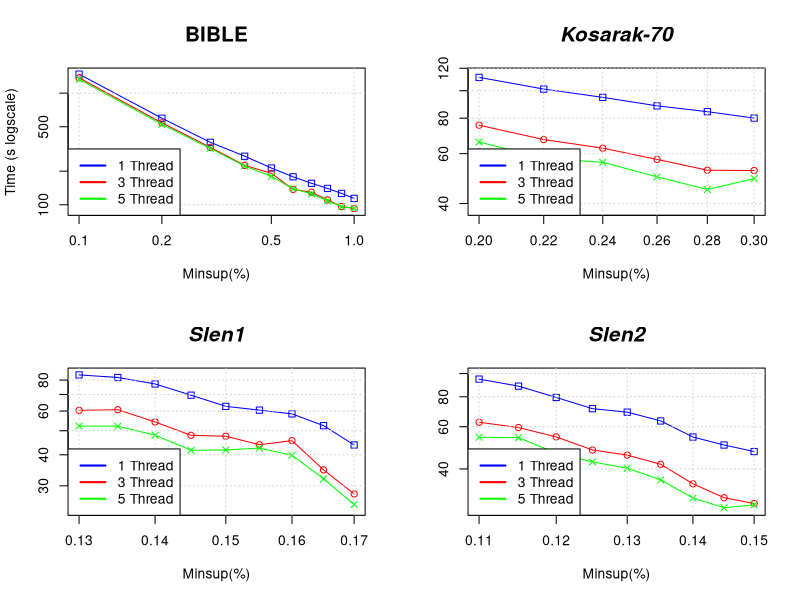

This figure's R source:

#png(file="mygraphic.png",width=1259,height=756)
par(mfrow=c(2,2))
# 300 partitions everywhere (except PPIC, of course)

#BIBLE 
#DATA
x <- rev(c(0.001, 0.002, 0.003, 0.004, 0.005, 0.006, 0.007, 0.008, 0.009, 0.01)*100)

SPARK1 <- c(114107, 126391, 140136, 155748, 178000, 213450, 272376, 362698, 596383, 1480595)/1000
SPARK2 <- c(92575, 96471, 110478, 129614, 137429, 191352, 225391, 327205, 542348, 1369842)/1000
SPARK3 <- c(93233, 96080, 108520, 125090, 139021, 179538, 222188, 319475, 525124, 1333034)/1000

#PLOT
plot(x,SPARK1, log = "xy", type="o", pch=0, xlab="Minsup(%)", ylab="Time (s logscale)", col="blue", ylim=c(90, 1500))
lines(x,SPARK2, col="red", type="o", pch=1)
lines(x,SPARK3, col="green", type="o", pch=4)
title(main="BIBLE", cex.lab=1.5, cex.axis=1.5, cex.main=1.5, cex.sub=1.5)
grid()
legend("bottomleft", legend=c("1 Thread", "3 Thread", "5 Thread"), lty=c(1,1),lwd=c(2,2), col=c("blue","red", "green"), cex = 1)

#KOSARAK 
#DATA
x <- rev(c(0.0020, 0.0022, 0.0024, 0.0026, 0.0028, 0.0030)*100)

SPARK1 <- c(80059, 84358, 88428, 94744, 101342, 111438)/1000
SPARK2 <- c(52300, 52439, 57238, 62720, 67259, 75563)/1000
SPARK3 <- c(49016, 44831, 49684, 55926, 57799, 65936)/1000

#PLOT
plot(x,SPARK1, log = "xy", type="o", pch=0, xlab="Minsup(%)", ylab="", col="blue", ylim=c(38, 115))
lines(x,SPARK2, col="red", type="o", pch=1)
lines(x,SPARK3, col="green", type="o", pch=4)
title(main="Kosarak-70", font.main=4, cex.lab=1.5, cex.axis=1.5, cex.main=1.5, cex.sub=1.5)
grid()
legend("bottomleft", legend=c("1 Thread", "3 Thread", "5 Thread"), lty=c(1,1),lwd=c(2,2), col=c("blue","red", "green"), cex = 1)

#SLEN1 
#DATA
x <- rev(c(0.0013, 0.00135, 0.0014, 0.00145, 0.0015, 0.00155, 0.0016, 0.00165, 0.0017)*100)

SPARK1 <- c(43821, 52414, 58447, 60516, 62678, 69529, 77150, 81915, 83912)/1000
SPARK2 <- c(27830, 34787, 45619, 43921, 47507, 47927, 54219, 60764, 60416)/1000
SPARK3 <- c(25217, 32022, 39812, 42580, 41822, 41718, 47961, 52161, 52206)/1000

#PLOT
plot(x,SPARK1, log = "xy", type="o", pch=0, xlab="Minsup(%)", ylab="", col="blue", ylim=c(24, 85))
lines(x,SPARK2, col="red", type="o", pch=1)
lines(x,SPARK3, col="green", type="o", pch=4)
title(main="Slen1", font.main=4, cex.lab=1.5, cex.axis=1.5, cex.main=1.5, cex.sub=1.5)
grid()
legend("bottomleft", legend=c("1 Thread", "3 Thread", "5 Thread"), lty=c(1,1),lwd=c(2,2), col=c("blue","red", "green"), cex = 1)

#SLEN2 
#DATA
x <- rev(c(0.0011, 0.00115, 0.0012, 0.00125, 0.0013, 0.00135, 0.0014, 0.00145, 0.0015)*100)

SPARK1 <- c(47257, 50336, 54330, 63425, 69000, 71349, 79439, 88582, 94758)/1000
SPARK2 <- c(28705, 30345, 34667, 41832, 45693, 47973, 54399, 59502, 62637)/1000
SPARK3 <- c(28329, 27562, 30243, 35984, 40281, 42799, 46565, 54039, 54243)/1000

#PLOT
plot(x,SPARK1, log = "xy", type="o", pch=0, xlab="Minsup(%)", ylab="", col="blue", ylim=c(27, 100))
lines(x,SPARK2, col="red", type="o", pch=1)
lines(x,SPARK3, col="green", type="o", pch=4)
title(main="Slen2", font.main=4, cex.lab=1.5, cex.axis=1.5, cex.main=1.5, cex.sub=1.5)
grid()
legend("bottomleft", legend=c("1 Thread", "3 Thread", "5 Thread"), lty=c(1,1),lwd=c(2,2), col=c("blue","red", "green"), cex = 1)

#dev.off()
